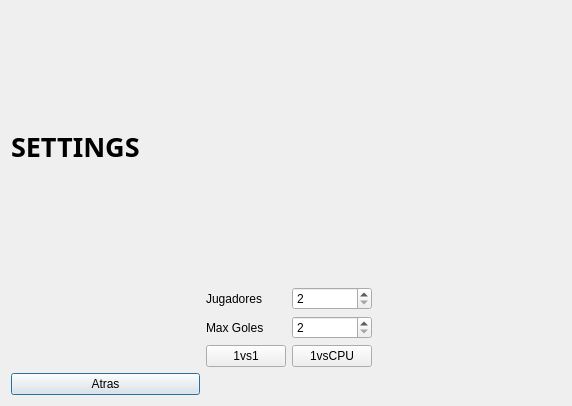
<?xml version="1.0" encoding="UTF-8"?>
<ui version="4.0">
 <class>BP_Settings</class>
 <widget class="QDialog" name="BP_Settings">
  <property name="geometry">
   <rect>
    <x>0</x>
    <y>0</y>
    <width>572</width>
    <height>406</height>
   </rect>
  </property>
  <property name="windowTitle">
   <string>Dialog</string>
  </property>
  <layout class="QGridLayout" name="gridLayout">
   <item row="0" column="0">
    <widget class="QLabel" name="label">
     <property name="font">
      <font>
       <family>Ubuntu Condensed</family>
       <pointsize>20</pointsize>
       <weight>75</weight>
       <bold>true</bold>
      </font>
     </property>
     <property name="text">
      <string>SETTINGS</string>
     </property>
    </widget>
   </item>
   <item row="3" column="0">
    <widget class="QPushButton" name="Atras">
     <property name="text">
      <string>Atras</string>
     </property>
    </widget>
   </item>
   <item row="2" column="1">
    <layout class="QHBoxLayout" name="horizontalLayout">
     <item>
      <widget class="QPushButton" name="BTN_1vs1">
       <property name="text">
        <string>1vs1</string>
       </property>
      </widget>
     </item>
     <item>
      <widget class="QPushButton" name="BTN_1vsCPU">
       <property name="text">
        <string>1vsCPU</string>
       </property>
      </widget>
     </item>
    </layout>
   </item>
   <item row="1" column="1">
    <layout class="QGridLayout" name="gridLayout_2">
     <item row="0" column="0">
      <widget class="QLabel" name="label_2">
       <property name="text">
        <string>Jugadores</string>
       </property>
      </widget>
     </item>
     <item row="1" column="0">
      <widget class="QLabel" name="label_3">
       <property name="text">
        <string>Max Goles</string>
       </property>
      </widget>
     </item>
     <item row="0" column="1">
      <widget class="QSpinBox" name="jugadores">
       <property name="minimum">
        <number>2</number>
       </property>
       <property name="maximum">
        <number>20</number>
       </property>
       <property name="singleStep">
        <number>2</number>
       </property>
      </widget>
     </item>
     <item row="1" column="1">
      <widget class="QSpinBox" name="goles">
       <property name="minimum">
        <number>2</number>
       </property>
       <property name="maximum">
        <number>98</number>
       </property>
       <property name="singleStep">
        <number>1</number>
       </property>
      </widget>
     </item>
    </layout>
   </item>
   <item row="2" column="2">
    <spacer name="horizontalSpacer">
     <property name="orientation">
      <enum>Qt::Horizontal</enum>
     </property>
     <property name="sizeHint" stdset="0">
      <size>
       <width>40</width>
       <height>20</height>
      </size>
     </property>
    </spacer>
   </item>
   <item row="2" column="0">
    <spacer name="horizontalSpacer_2">
     <property name="orientation">
      <enum>Qt::Horizontal</enum>
     </property>
     <property name="sizeHint" stdset="0">
      <size>
       <width>40</width>
       <height>20</height>
      </size>
     </property>
    </spacer>
   </item>
  </layout>
 </widget>
 <resources/>
 <connections/>
</ui>
